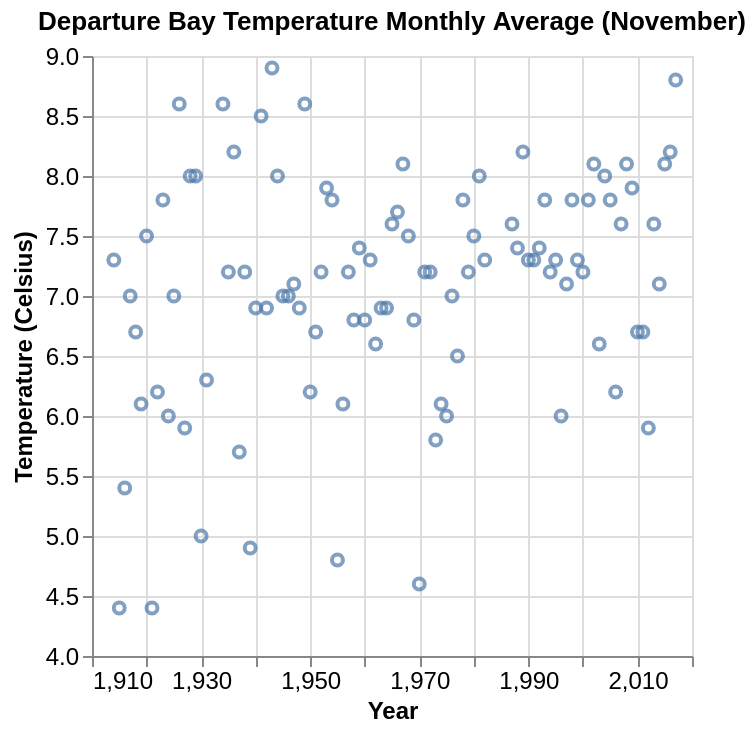

Notebook source saved alongside this figure:
### Markdown cell above
Plot average temperature vs year for the month of November

### Code cell
november_temp_plot = alt.Chart(         # Initialize scatter plot
    departure_bay_temperature[departure_bay_temperature["Month"] == "Nov"]).mark_point().encode(    # Select input from rows
                                                                                                    # where month is November
    x=alt.X("Year")                                                 # Set x-axis as year column
        .title("Year")                                              # Set title of x-axis
        .scale(zero=False),                                         # Set x-axis to not start at zero
    y=alt.Y("Temperature")                                          # Set y-axis as temperature column
        .title("Temperature (Celsius)")                             # Set title of y-axis
        .scale(zero=False)                                          # Set y-axis to not start at zero
).configure_axis(                                                   # Configure font sizes of axes
    labelFontSize=12,
    titleFontSize=12
).properties(                                                       # Set plot title
    title="Departure Bay Temperature Monthly Average (November)"
)
november_temp_plot                                                  # Display plot

### Figure 1 — Vega-Lite specification as saved in the notebook (floating-point values rounded to 4 significant figures)
{"config": {"view": {"continuousWidth": 300, "continuousHeight": 300}, "axis": {"labelFontSize": 12, "titleFontSize": 12}}, "data": {"name": "data-b4d0bc5b33c81a07850d72089e284178"}, "mark": {"type": "point"}, "encoding": {"x": {"field": "Year", "scale": {"zero": false}, "title": "Year", "type": "quantitative"}, "y": {"field": "Temperature", "scale": {"zero": false}, "title": "Temperature (Celsius)", "type": "quantitative"}}, "title": "Departure Bay Temperature Monthly Average (November)", "$schema": "https://vega.github.io/schema/vega-lite/v6.1.0.json", "datasets": {"data-b4d0bc5b33c81a07850d72089e284178": [{"Year": 1914, "Month": "Nov", "Temperature": 7.3}, {"Year": 1915, "Month": "Nov", "Temperature": 4.4}, {"Year": 1916, "Month": "Nov", "Temperature": 5.4}, {"Year": 1917, "Month": "Nov", "Temperature": 7.0}, {"Year": 1918, "Month": "Nov", "Temperature": 6.7}, {"Year": 1919, "Month": "Nov", "Temperature": 6.1}, {"Year": 1920, "Month": "Nov", "Temperature": 7.5}, {"Year": 1921, "Month": "Nov", "Temperature": 4.4}, {"Year": 1922, "Month": "Nov", "Temperature": 6.2}, {"Year": 1923, "Month": "Nov", "Temperature": 7.8}, {"Year": 1924, "Month": "Nov", "Temperature": 6.0}, {"Year": 1925, "Month": "Nov", "Temperature": 7.0}, {"Year": 1926, "Month": "Nov", "Temperature": 8.6}, {"Year": 1927, "Month": "Nov", "Temperature": 5.9}, {"Year": 1928, "Month": "Nov", "Temperature": 8.0}, {"Year": 1929, "Month": "Nov", "Temperature": 8.0}, {"Year": 1930, "Month": "Nov", "Temperature": 5.0}, {"Year": 1931, "Month": "Nov", "Temperature": 6.3}, {"Year": 1932, "Month": "Nov", "Temperature": null}, {"Year": 1933, "Month": "Nov", "Temperature": null}, {"Year": 1934, "Month": "Nov", "Temperature": 8.6}, {"Year": 1935, "Month": "Nov", "Temperature": 7.2}, {"Year": 1936, "Month": "Nov", "Temperature": 8.2}, {"Year": 1937, "Month": "Nov", "Temperature": 5.7}, {"Year": 1938, "Month": "Nov", "Temperature": 7.2}, {"Year": 1939, "Month": "Nov", "Temperature": 4.9}, {"Year": 1940, "Month": "Nov", "Temperature": 6.9}, {"Year": 1941, "Month": "Nov", "Temperature": 8.5}, {"Year": 1942, "Month": "Nov", "Temperature": 6.9}, {"Year": 1943, "Month": "Nov", "Temperature": 8.9}, {"Year": 1944, "Month": "Nov", "Temperature": 8.0}, {"Year": 1945, "Month": "Nov", "Temperature": 7.0}, {"Year": 1946, "Month": "Nov", "Temperature": 7.0}, {"Year": 1947, "Month": "Nov", "Temperature": 7.1}, {"Year": 1948, "Month": "Nov", "Temperature": 6.9}, {"Year": 1949, "Month": "Nov", "Temperature": 8.6}, {"Year": 1950, "Month": "Nov", "Temperature": 6.2}, {"Year": 1951, "Month": "Nov", "Temperature": 6.7}, {"Year": 1952, "Month": "Nov", "Temperature": 7.2}, {"Year": 1953, "Month": "Nov", "Temperature": 7.9}, {"Year": 1954, "Month": "Nov", "Temperature": 7.8}, {"Year": 1955, "Month": "Nov", "Temperature": 4.8}, {"Year": 1956, "Month": "Nov", "Temperature": 6.1}, {"Year": 1957, "Month": "Nov", "Temperature": 7.2}, {"Year": 1958, "Month": "Nov", "Temperature": 6.8}, {"Year": 1959, "Month": "Nov", "Temperature": 7.4}, {"Year": 1960, "Month": "Nov", "Temperature": 6.8}, {"Year": 1961, "Month": "Nov", "Temperature": 7.3}, {"Year": 1962, "Month": "Nov", "Temperature": 6.6}, {"Year": 1963, "Month": "Nov", "Temperature": 6.9}, {"Year": 1964, "Month": "Nov", "Temperature": 6.9}, {"Year": 1965, "Month": "Nov", "Temperature": 7.6}, {"Year": 1966, "Month": "Nov", "Temperature": 7.7}, {"Year": 1967, "Month": "Nov", "Temperature": 8.1}, {"Year": 1968, "Month": "Nov", "Temperature": 7.5}, {"Year": 1969, "Month": "Nov", "Temperature": 6.8}, {"Year": 1970, "Month": "Nov", "Temperature": 4.6}, {"Year": 1971, "Month": "Nov", "Temperature": 7.2}, {"Year": 1972, "Month": "Nov", "Temperature": 7.2}, {"Year": 1973, "Month": "Nov", "Temperature": 5.8}, {"Year": 1974, "Month": "Nov", "Temperature": 6.1}, {"Year": 1975, "Month": "Nov", "Temperature": 6.0}, {"Year": 1976, "Month": "Nov", "Temperature": 7.0}, {"Year": 1977, "Month": "Nov", "Temperature": 6.5}, {"Year": 1978, "Month": "Nov", "Temperature": 7.8}, {"Year": 1979, "Month": "Nov", "Temperature": 7.2}, {"Year": 1980, "Month": "Nov", "Temperature": 7.5}, {"Year": 1981, "Month": "Nov", "Temperature": 8.0}, {"Year": 1982, "Month": "Nov", "Temperature": 7.3}, {"Year": 1983, "Month": "Nov", "Temperature": null}, {"Year": 1984, "Month": "Nov", "Temperature": null}, {"Year": 1985, "Month": "Nov", "Temperature": null}, {"Year": 1986, "Month": "Nov", "Temperature": null}, {"Year": 1987, "Month": "Nov", "Temperature": 7.6}, {"Year": 1988, "Month": "Nov", "Temperature": 7.4}, {"Year": 1989, "Month": "Nov", "Temperature": 8.2}, {"Year": 1990, "Month": "Nov", "Temperature": 7.3}, {"Year": 1991, "Month": "Nov", "Temperature": 7.3}, {"Year": 1992, "Month": "Nov", "Temperature": 7.4}, {"Year": 1993, "Month": "Nov", "Temperature": 7.8}, {"Year": 1994, "Month": "Nov", "Temperature": 7.2}, {"Year": 1995, "Month": "Nov", "Temperature": 7.3}, {"Year": 1996, "Month": "Nov", "Temperature": 6.0}, {"Year": 1997, "Month": "Nov", "Temperature": 7.1}, {"Year": 1998, "Month": "Nov", "Temperature": 7.8}, {"Year": 1999, "Month": "Nov", "Temperature": 7.3}, {"Year": 2000, "Month": "Nov", "Temperature": 7.2}, {"Year": 2001, "Month": "Nov", "Temperature": 7.8}, {"Year": 2002, "Month": "Nov", "Temperature": 8.1}, {"Year": 2003, "Month": "Nov", "Temperature": 6.6}, {"Year": 2004, "Month": "Nov", "Temperature": 8.0}, {"Year": 2005, "Month": "Nov", "Temperature": 7.8}, {"Year": 2006, "Month": "Nov", "Temperature": 6.2}, {"Year": 2007, "Month": "Nov", "Temperature": 7.6}, {"Year": 2008, "Month": "Nov", "Temperature": 8.1}, {"Year": 2009, "Month": "Nov", "Temperature": 7.9}, {"Year": 2010, "Month": "Nov", "Temperature": 6.7}, {"Year": 2011, "Month": "Nov", "Temperature": 6.7}, {"Year": 2012, "Month": "Nov", "Temperature": 5.9}, {"Year": 2013, "Month": "Nov", "Temperature": 7.6}, {"Year": 2014, "Month": "Nov", "Temperature": 7.1}, {"Year": 2015, "Month": "Nov", "Temperature": 8.1}, {"Year": 2016, "Month": "Nov", "Temperature": 8.2}, {"Year": 2017, "Month": "Nov", "Temperature": 8.8}, {"Year": 2018, "Month": "Nov", "Temperature": null}]}}
